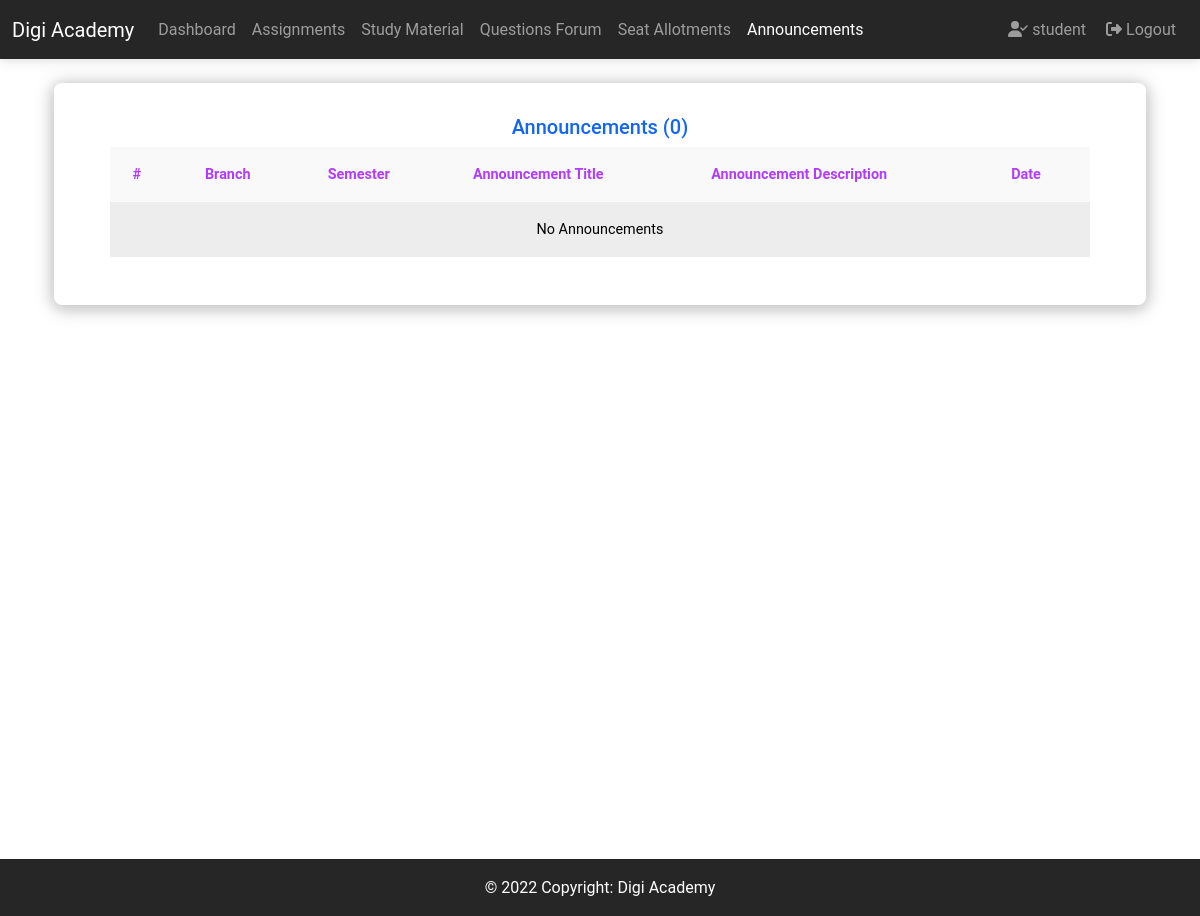
The app's page /sta/s/announcements/ (signed in), older data.
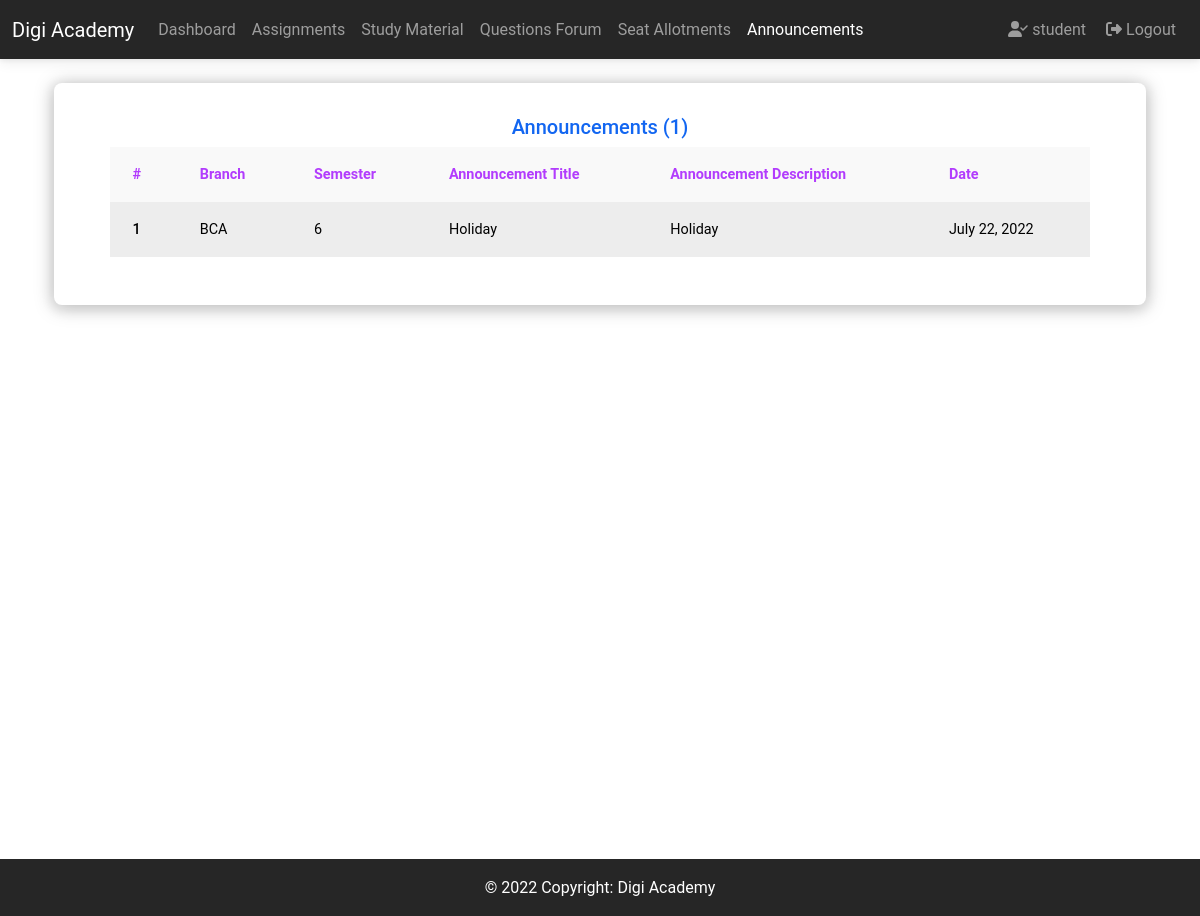
The same page, newer data.
### sta/models.py (models this page shows, shortened)
class Announcement(models.Model):
    teacher = models.ForeignKey(
        User, on_delete=models.CASCADE, related_name='announcements')
    branch = models.CharField(max_length=100)
    semester = models.CharField(max_length=100)
    announcement_name = models.CharField(max_length=100)
    announcement_description = models.TextField()
    announcement_date_time = models.DateTimeField(auto_now_add=True)
    class Meta:
        ordering = ['-announcement_date_time']
        verbose_name = 'Announcement'
        verbose_name_plural = 'Announcements'

### sta/views.py (the view)
# urls.py: path('s/announcements/', views.stu_announcements, name='stu_announcements'),
@student_required
def stu_announcements(request):
    user = request.user
    student = Student.objects.get(user=user)
    announcements = Announcement.objects.filter(semester__icontains=student.semester)
    context = {
        'title': 'Student Announcements',
        'navbar_active': 'StuAnnouncements',
        'announcements': announcements,
    }
    return render(request, 'sta/stu_announcements.html', context)

### sta/templates/sta/stu_announcements.html (shortened to what this page needs)
{% extends "base.html" %}
{% block navbar %}
    {% include "components/navbar.html" %}
{% endblock navbar %}
{% block content %}
    <div class="container height-adjustment">
        <div class="row p-4">
            <div class="card shadow-custom">
                <div class="card-body">
                    <div class="row my-2 mx-2">
                        <h5 class="text-center text-primary">Announcements ({{ announcements.count }})</h5>
                        <div class="table-responsive">
                            <table class="table table-striped table-hover table-borderless table-light border-warning">
                                <thead>
                                <tr class="text-secondary ">
                                    <th scope="col" class="fw-bold">#</th>
                                    <th scope="col" class="fw-bold">Branch</th>
                                    <th scope="col" class="fw-bold">Semester</th>
                                    <th scope="col" class="fw-bold">Announcement Title</th>
                                    <th scope="col" class="fw-bold">Announcement Description</th>
                                    <th scope="col" class="fw-bold">Date</th>
                                </tr>
                                </thead>
                                <tbody>
                                {% for a in announcements %}
                                    <tr>
                                        <th scope="row">{{ forloop.counter }}</th>
                                        <td>{{ a.branch }}</td>
                                        <td>{{ a.semester }}</td>
                                        <td>{{ a.announcement_name }}</td>
                                        <td>{{ a.announcement_description }}</td>
                                        <td>{{ a.announcement_date_time|date }}</td>
                                    </tr>
                                {% empty %}
                                    <tr>
                                        <td colspan="7" class="text-center">No Announcements</td>
                                    </tr>
                                {% endfor %}
                                </tbody>
                            </table>
                        </div>
                    </div>
                </div>
            </div>
        </div>
    </div>
{% endblock content %}
{% block footer %}
    {% include "components/footer.html" %}
{% endblock footer %}

Row changes from the older to the newer data that the page shows:
added Announcement: branch "BCA", semester "6", announcement_name "Holiday", announcement_description "Holiday", announcement_date_time "July 22, 2022"
Text that changed along with them:
{{ announcements.count }}: "0" → "1"
text no longer shown: "No Announcements"
